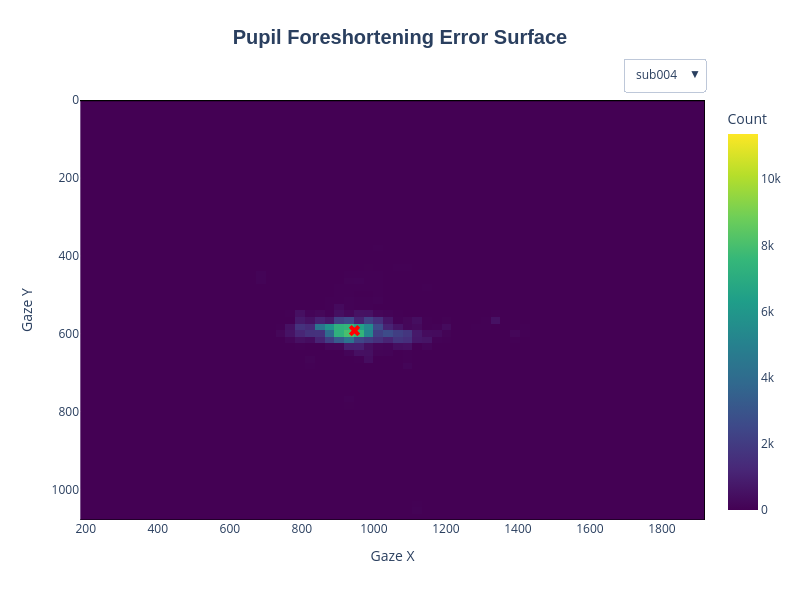

Notebook cell for this chart:
### Markdown cell above
As much as we want participants' eyes to stay still, we can never completely avoid the pupil foreshortening error. Sometimes, participants drift away from the screen center, either intentionally or unintentionally. Other times, though, the experimenter may display stimuli that encourage eye movements (such as a picture). In these cases, we have to make sure that gaze positions do not confound with the experimental variable we are interested in.

The `plot_pupil_surface()` function visualizes the extent of gaze spread, which may help you determine the extent of pupil foreshortening error. In the example below, we plot a 2D histogram of pupil size measurements as a function of their gaze coordinates. The red cross shows the average gaze position.

Note that here we do not have a condition variable, so we will just use `participant` instead. This will visualize if different participants fixated at different positions.

### Code cell
p.plot_pupil_surface(
    pupil_col='pp_db_ar_xy', # the remaining pupil measurements right after the gaze filtering step
    plot_by='participant', # here we plot by participant but you can also plot by an experimental condition if you like
    vertices=vertices, # you can optionally pass a region you used for filtering
    show_centroid=True # use False if it blocks data
)

### Figure 1 — Plotly figure (JSON) as saved in the notebook; plotly's stock layout.template omitted (floating-point values rounded to 4 significant figures; data arrays with more than 128 entries replaced by an {"elided": "..."} marker saying what was removed)
{"data": [{"colorbar": {"title": {"text": "Count"}}, "colorscale": [[0, "#440154"], [0.1111, "#482878"], [0.2222, "#3e4989"], [0.3333, "#31688e"], [0.4444, "#26828e"], [0.5556, "#1f9e89"], [0.6667, "#35b779"], [0.7778, "#6ece58"], [0.8889, "#b5de2b"], [1, "#fde725"]], "hoverinfo": "x+y+z", "hoverongaps": false, "type": "heatmap", "visible": true, "x": [198.5, 225.6, 252.7, 279.8, 306.9, 334.0, 361.1, 388.2, 415.3, 442.4, 469.5, 496.6, 523.7, 550.8, 577.9, 605.0, 632.1, 659.2, 686.3, 713.4, 740.5, 767.7, 794.8, 821.9, 849.0, 876.1, 903.2, 930.3, 957.4, 984.5, 1012.0, 1039.0, 1066.0, 1093.0, 1120.0, 1147.0, 1174.0, 1201.0, 1228.0, 1256.0, 1283.0, 1310.0, 1337.0, 1364.0, 1391.0, 1418.0, 1445.0, 1472.0, 1499.0, 1527.0, 1554.0, 1581.0, 1608.0, 1635.0, 1662.0, 1689.0, 1716.0, 1743.0, 1771.0, 1798.0, 1825.0, 1852.0, 1879.0, 1906.0], "y": [8.727, 25.58, 42.43, 59.29, 76.14, 92.99, 109.8, 126.7, 143.6, 160.4, 177.3, 194.1, 211.0, 227.8, 244.7, 261.5, 278.4, 295.2, 312.1, 328.9, 345.8, 362.6, 379.5, 396.3, 413.2, 430.1, 446.9, 463.8, 480.6, 497.5, 514.3, 531.2, 548.0, 564.9, 581.7, 598.6, 615.4, 632.3, 649.1, 666.0, 682.9, 699.7, 716.6, 733.4, 750.3, 767.1, 784.0, 800.8, 817.7, 834.5, 851.4, 868.2, 885.1, 901.9, 918.8, 935.6, 952.5, 969.4, 986.2, 1003.0, 1020.0, 1037.0, 1054.0, 1070.0], "z": {"elided": "64x64 float values"}, "zmax": 11367, "zmin": 0}, {"line": {"color": "black", "width": 2}, "mode": "lines", "name": "Custom region", "showlegend": false, "type": "scatter", "visible": true, "x": [0, 0, 1920, 1920, 0], "y": [0, 1080, 1080, 0, 0]}, {"hoverinfo": "x+y+name", "marker": {"color": "red", "size": 10, "symbol": "x"}, "mode": "markers", "name": "Average Gaze", "showlegend": false, "type": "scatter", "visible": true, "x": [946.2], "y": [592.2]}, {"colorbar": {"title": {"text": "Count"}}, "colorscale": [[0, "#440154"], [0.1111, "#482878"], [0.2222, "#3e4989"], [0.3333, "#31688e"], [0.4444, "#26828e"], [0.5556, "#1f9e89"], [0.6667, "#35b779"], [0.7778, "#6ece58"], [0.8889, "#b5de2b"], [1, "#fde725"]], "hoverinfo": "x+y+z", "hoverongaps": false, "type": "heatmap", "visible": false, "x": [198.5, 225.6, 252.7, 279.8, 306.9, 334.0, 361.1, 388.2, 415.3, 442.4, 469.5, 496.6, 523.7, 550.8, 577.9, 605.0, 632.1, 659.2, 686.3, 713.4, 740.5, 767.7, 794.8, 821.9, 849.0, 876.1, 903.2, 930.3, 957.4, 984.5, 1012.0, 1039.0, 1066.0, 1093.0, 1120.0, 1147.0, 1174.0, 1201.0, 1228.0, 1256.0, 1283.0, 1310.0, 1337.0, 1364.0, 1391.0, 1418.0, 1445.0, 1472.0, 1499.0, 1527.0, 1554.0, 1581.0, 1608.0, 1635.0, 1662.0, 1689.0, 1716.0, 1743.0, 1771.0, 1798.0, 1825.0, 1852.0, 1879.0, 1906.0], "y": [8.727, 25.58, 42.43, 59.29, 76.14, 92.99, 109.8, 126.7, 143.6, 160.4, 177.3, 194.1, 211.0, 227.8, 244.7, 261.5, 278.4, 295.2, 312.1, 328.9, 345.8, 362.6, 379.5, 396.3, 413.2, 430.1, 446.9, 463.8, 480.6, 497.5, 514.3, 531.2, 548.0, 564.9, 581.7, 598.6, 615.4, 632.3, 649.1, 666.0, 682.9, 699.7, 716.6, 733.4, 750.3, 767.1, 784.0, 800.8, 817.7, 834.5, 851.4, 868.2, 885.1, 901.9, 918.8, 935.6, 952.5, 969.4, 986.2, 1003.0, 1020.0, 1037.0, 1054.0, 1070.0], "z": {"elided": "64x64 float values"}, "zmax": 11367, "zmin": 0}, {"line": {"color": "black", "width": 2}, "mode": "lines", "name": "Custom region", "showlegend": false, "type": "scatter", "visible": false, "x": [0, 0, 1920, 1920, 0], "y": [0, 1080, 1080, 0, 0]}, {"hoverinfo": "x+y+name", "marker": {"color": "red", "size": 10, "symbol": "x"}, "mode": "markers", "name": "Average Gaze", "showlegend": false, "type": "scatter", "visible": false, "x": [975.8], "y": [545.4]}, {"colorbar": {"title": {"text": "Count"}}, "colorscale": [[0, "#440154"], [0.1111, "#482878"], [0.2222, "#3e4989"], [0.3333, "#31688e"], [0.4444, "#26828e"], [0.5556, "#1f9e89"], [0.6667, "#35b779"], [0.7778, "#6ece58"], [0.8889, "#b5de2b"], [1, "#fde725"]], "hoverinfo": "x+y+z", "hoverongaps": false, "type": "heatmap", "visible": false, "x": [198.5, 225.6, 252.7, 279.8, 306.9, 334.0, 361.1, 388.2, 415.3, 442.4, 469.5, 496.6, 523.7, 550.8, 577.9, 605.0, 632.1, 659.2, 686.3, 713.4, 740.5, 767.7, 794.8, 821.9, 849.0, 876.1, 903.2, 930.3, 957.4, 984.5, 1012.0, 1039.0, 1066.0, 1093.0, 1120.0, 1147.0, 1174.0, 1201.0, 1228.0, 1256.0, 1283.0, 1310.0, 1337.0, 1364.0, 1391.0, 1418.0, 1445.0, 1472.0, 1499.0, 1527.0, 1554.0, 1581.0, 1608.0, 1635.0, 1662.0, 1689.0, 1716.0, 1743.0, 1771.0, 1798.0, 1825.0, 1852.0, 1879.0, 1906.0], "y": [8.727, 25.58, 42.43, 59.29, 76.14, 92.99, 109.8, 126.7, 143.6, 160.4, 177.3, 194.1, 211.0, 227.8, 244.7, 261.5, 278.4, 295.2, 312.1, 328.9, 345.8, 362.6, 379.5, 396.3, 413.2, 430.1, 446.9, 463.8, 480.6, 497.5, 514.3, 531.2, 548.0, 564.9, 581.7, 598.6, 615.4, 632.3, 649.1, 666.0, 682.9, 699.7, 716.6, 733.4, 750.3, 767.1, 784.0, 800.8, 817.7, 834.5, 851.4, 868.2, 885.1, 901.9, 918.8, 935.6, 952.5, 969.4, 986.2, 1003.0, 1020.0, 1037.0, 1054.0, 1070.0], "z": {"elided": "64x64 float values"}, "zmax": 11367, "zmin": 0}, {"line": {"color": "black", "width": 2}, "mode": "lines", "name": "Custom region", "showlegend": false, "type": "scatter", "visible": false, "x": [0, 0, 1920, 1920, 0], "y": [0, 1080, 1080, 0, 0]}, {"hoverinfo": "x+y+name", "marker": {"color": "red", "size": 10, "symbol": "x"}, "mode": "markers", "name": "Average Gaze", "showlegend": false, "type": "scatter", "visible": false, "x": [975.6], "y": [532.7]}, {"colorbar": {"title": {"text": "Count"}}, "colorscale": [[0, "#440154"], [0.1111, "#482878"], [0.2222, "#3e4989"], [0.3333, "#31688e"], [0.4444, "#26828e"], [0.5556, "#1f9e89"], [0.6667, "#35b779"], [0.7778, "#6ece58"], [0.8889, "#b5de2b"], [1, "#fde725"]], "hoverinfo": "x+y+z", "hoverongaps": false, "type": "heatmap", "visible": false, "x": [198.5, 225.6, 252.7, 279.8, 306.9, 334.0, 361.1, 388.2, 415.3, 442.4, 469.5, 496.6, 523.7, 550.8, 577.9, 605.0, 632.1, 659.2, 686.3, 713.4, 740.5, 767.7, 794.8, 821.9, 849.0, 876.1, 903.2, 930.3, 957.4, 984.5, 1012.0, 1039.0, 1066.0, 1093.0, 1120.0, 1147.0, 1174.0, 1201.0, 1228.0, 1256.0, 1283.0, 1310.0, 1337.0, 1364.0, 1391.0, 1418.0, 1445.0, 1472.0, 1499.0, 1527.0, 1554.0, 1581.0, 1608.0, 1635.0, 1662.0, 1689.0, 1716.0, 1743.0, 1771.0, 1798.0, 1825.0, 1852.0, 1879.0, 1906.0], "y": [8.727, 25.58, 42.43, 59.29, 76.14, 92.99, 109.8, 126.7, 143.6, 160.4, 177.3, 194.1, 211.0, 227.8, 244.7, 261.5, 278.4, 295.2, 312.1, 328.9, 345.8, 362.6, 379.5, 396.3, 413.2, 430.1, 446.9, 463.8, 480.6, 497.5, 514.3, 531.2, 548.0, 564.9, 581.7, 598.6, 615.4, 632.3, 649.1, 666.0, 682.9, 699.7, 716.6, 733.4, 750.3, 767.1, 784.0, 800.8, 817.7, 834.5, 851.4, 868.2, 885.1, 901.9, 918.8, 935.6, 952.5, 969.4, 986.2, 1003.0, 1020.0, 1037.0, 1054.0, 1070.0], "z": {"elided": "64x64 float values"}, "zmax": 11367, "zmin": 0}, {"line": {"color": "black", "width": 2}, "mode": "lines", "name": "Custom region", "showlegend": false, "type": "scatter", "visible": false, "x": [0, 0, 1920, 1920, 0], "y": [0, 1080, 1080, 0, 0]}, {"hoverinfo": "x+y+name", "marker": {"color": "red", "size": 10, "symbol": "x"}, "mode": "markers", "name": "Average Gaze", "showlegend": false, "type": "scatter", "visible": false, "x": [857.7], "y": [502.3]}], "layout": {"height": 600, "margin": {"b": 80, "l": 80, "r": 80, "t": 100}, "title": {"font": {"family": "Arial", "size": 20, "weight": "bold"}, "text": "Pupil Foreshortening Error Surface", "x": 0.5, "xanchor": "center", "y": 0.95, "yanchor": "top"}, "updatemenus": [{"active": 0, "buttons": [{"args": [{"visible": [true, true, true, false, false, false, false, false, false, false, false, false]}, {}], "label": "sub004", "method": "update"}, {"args": [{"visible": [false, false, false, true, true, true, false, false, false, false, false, false]}, {}], "label": "sub003", "method": "update"}, {"args": [{"visible": [false, false, false, false, false, false, true, true, true, false, false, false]}, {}], "label": "sub002", "method": "update"}, {"args": [{"visible": [false, false, false, false, false, false, false, false, false, true, true, true]}, {}], "label": "sub001", "method": "update"}], "direction": "down", "showactive": true, "type": "dropdown", "x": 1, "y": 1.1}], "width": 800, "xaxis": {"range": [183.9, 1920.0], "title": {"text": "Gaze X"}}, "yaxis": {"range": [1079.0, -0.7], "title": {"text": "Gaze Y"}}}}
